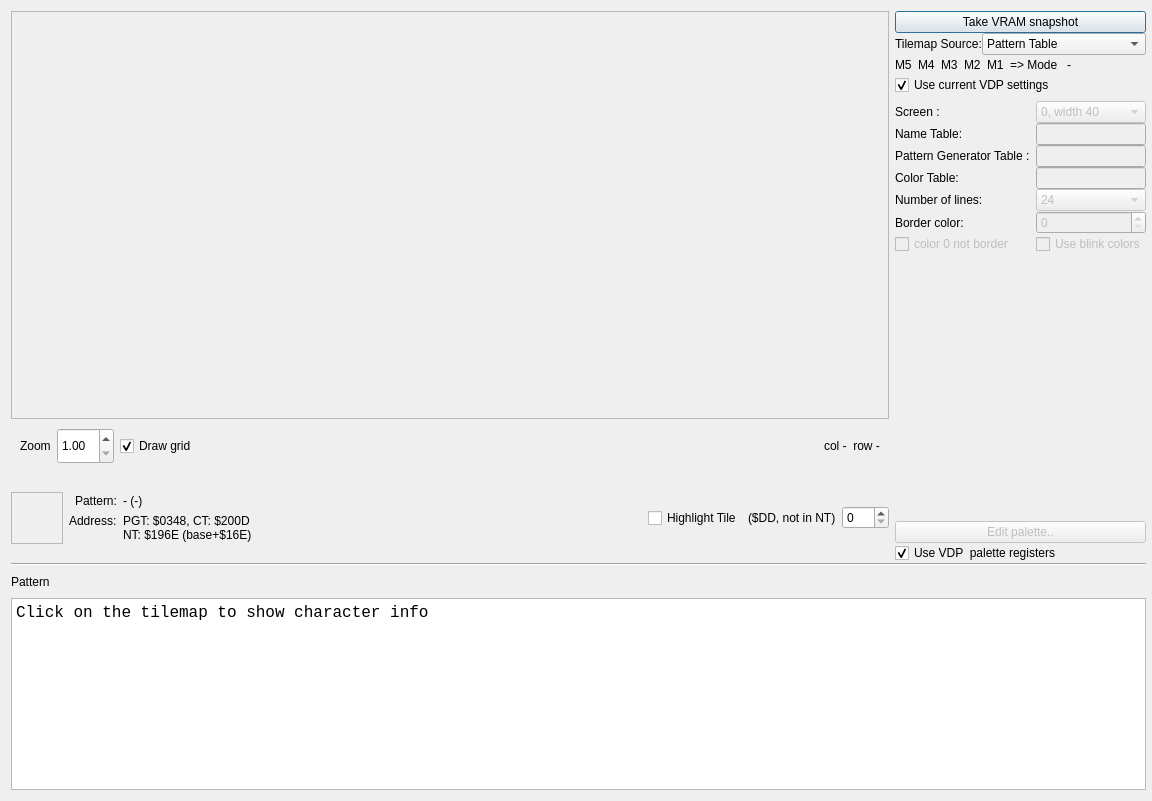
<?xml version="1.0" encoding="UTF-8"?>
<ui version="4.0">
 <class>TileViewer</class>
 <widget class="QDialog" name="TileViewer">
  <property name="geometry">
   <rect>
    <x>0</x>
    <y>0</y>
    <width>1152</width>
    <height>801</height>
   </rect>
  </property>
  <property name="windowTitle">
   <string>Dialog</string>
  </property>
  <layout class="QHBoxLayout" name="horizontalLayout">
   <property name="rightMargin">
    <number>6</number>
   </property>
   <item>
    <layout class="QGridLayout" name="gridLayout" rowstretch="1,0" columnstretch="1,0" rowminimumheight="0,0">
     <property name="sizeConstraint">
      <enum>QLayout::SetDefaultConstraint</enum>
     </property>
     <property name="spacing">
      <number>0</number>
     </property>
     <item row="1" column="0" colspan="2">
      <widget class="QWidget" name="widget_4" native="true">
       <property name="sizePolicy">
        <sizepolicy hsizetype="Expanding" vsizetype="Fixed">
         <horstretch>0</horstretch>
         <verstretch>0</verstretch>
        </sizepolicy>
       </property>
       <property name="minimumSize">
        <size>
         <width>0</width>
         <height>200</height>
        </size>
       </property>
       <property name="maximumSize">
        <size>
         <width>16777215</width>
         <height>248</height>
        </size>
       </property>
       <layout class="QVBoxLayout" name="verticalLayout_7">
        <property name="spacing">
         <number>0</number>
        </property>
        <property name="leftMargin">
         <number>0</number>
        </property>
        <property name="topMargin">
         <number>0</number>
        </property>
        <property name="rightMargin">
         <number>0</number>
        </property>
        <property name="bottomMargin">
         <number>0</number>
        </property>
        <item>
         <widget class="Line" name="line">
          <property name="sizePolicy">
           <sizepolicy hsizetype="Expanding" vsizetype="Fixed">
            <horstretch>0</horstretch>
            <verstretch>0</verstretch>
           </sizepolicy>
          </property>
          <property name="minimumSize">
           <size>
            <width>880</width>
            <height>3</height>
           </size>
          </property>
          <property name="orientation">
           <enum>Qt::Horizontal</enum>
          </property>
         </widget>
        </item>
        <item>
         <layout class="QHBoxLayout" name="horizontalLayout_9" stretch="0,0,0">
          <property name="spacing">
           <number>12</number>
          </property>
          <property name="sizeConstraint">
           <enum>QLayout::SetDefaultConstraint</enum>
          </property>
          <item>
           <widget class="QLabel" name="label_12">
            <property name="sizePolicy">
             <sizepolicy hsizetype="Preferred" vsizetype="Fixed">
              <horstretch>0</horstretch>
              <verstretch>0</verstretch>
             </sizepolicy>
            </property>
            <property name="minimumSize">
             <size>
              <width>0</width>
              <height>32</height>
             </size>
            </property>
            <property name="maximumSize">
             <size>
              <width>16777215</width>
              <height>32</height>
             </size>
            </property>
            <property name="text">
             <string>Pattern</string>
            </property>
           </widget>
          </item>
          <item>
           <widget class="QLabel" name="label_clickedcharimage">
            <property name="sizePolicy">
             <sizepolicy hsizetype="Preferred" vsizetype="Fixed">
              <horstretch>0</horstretch>
              <verstretch>0</verstretch>
             </sizepolicy>
            </property>
            <property name="minimumSize">
             <size>
              <width>32</width>
              <height>32</height>
             </size>
            </property>
            <property name="maximumSize">
             <size>
              <width>32</width>
              <height>32</height>
             </size>
            </property>
            <property name="text">
             <string/>
            </property>
           </widget>
          </item>
          <item>
           <spacer name="horizontalSpacer_5">
            <property name="orientation">
             <enum>Qt::Horizontal</enum>
            </property>
            <property name="sizeHint" stdset="0">
             <size>
              <width>40</width>
              <height>32</height>
             </size>
            </property>
           </spacer>
          </item>
         </layout>
        </item>
        <item>
         <widget class="QPlainTextEdit" name="plainTextEdit">
          <property name="sizePolicy">
           <sizepolicy hsizetype="Expanding" vsizetype="Fixed">
            <horstretch>0</horstretch>
            <verstretch>0</verstretch>
           </sizepolicy>
          </property>
          <property name="minimumSize">
           <size>
            <width>880</width>
            <height>180</height>
           </size>
          </property>
          <property name="font">
           <font>
            <family>Monospace</family>
            <pointsize>12</pointsize>
           </font>
          </property>
          <property name="plainText">
           <string>Click on the tilemap to show character info</string>
          </property>
         </widget>
        </item>
       </layout>
      </widget>
     </item>
     <item row="0" column="0">
      <widget class="QWidget" name="widget" native="true">
       <property name="sizePolicy">
        <sizepolicy hsizetype="Expanding" vsizetype="Expanding">
         <horstretch>0</horstretch>
         <verstretch>0</verstretch>
        </sizepolicy>
       </property>
       <layout class="QHBoxLayout" name="horizontalLayout_2">
        <property name="spacing">
         <number>0</number>
        </property>
        <property name="leftMargin">
         <number>0</number>
        </property>
        <property name="topMargin">
         <number>0</number>
        </property>
        <property name="rightMargin">
         <number>6</number>
        </property>
        <property name="bottomMargin">
         <number>0</number>
        </property>
        <item>
         <layout class="QVBoxLayout" name="verticalLayout_6">
          <property name="spacing">
           <number>0</number>
          </property>
          <item>
           <widget class="QScrollArea" name="scrollArea">
            <property name="widgetResizable">
             <bool>true</bool>
            </property>
            <widget class="QWidget" name="scrollAreaWidgetContents">
             <property name="geometry">
              <rect>
               <x>0</x>
               <y>0</y>
               <width>784</width>
               <height>408</height>
              </rect>
             </property>
            </widget>
           </widget>
          </item>
          <item>
           <widget class="QWidget" name="widget_6" native="true">
            <property name="sizePolicy">
             <sizepolicy hsizetype="Minimum" vsizetype="Fixed">
              <horstretch>0</horstretch>
              <verstretch>0</verstretch>
             </sizepolicy>
            </property>
            <property name="minimumSize">
             <size>
              <width>550</width>
              <height>54</height>
             </size>
            </property>
            <layout class="QHBoxLayout" name="horizontalLayout_5">
             <item>
              <widget class="QLabel" name="label_9">
               <property name="sizePolicy">
                <sizepolicy hsizetype="Preferred" vsizetype="Preferred">
                 <horstretch>0</horstretch>
                 <verstretch>0</verstretch>
                </sizepolicy>
               </property>
               <property name="text">
                <string>Zoom</string>
               </property>
              </widget>
             </item>
             <item>
              <widget class="QDoubleSpinBox" name="zoomLevel">
               <property name="sizePolicy">
                <sizepolicy hsizetype="Minimum" vsizetype="Preferred">
                 <horstretch>0</horstretch>
                 <verstretch>0</verstretch>
                </sizepolicy>
               </property>
               <property name="decimals">
                <number>2</number>
               </property>
               <property name="minimum">
                <double>1.000000000000000</double>
               </property>
               <property name="maximum">
                <double>16.000000000000000</double>
               </property>
               <property name="singleStep">
                <double>0.250000000000000</double>
               </property>
              </widget>
             </item>
             <item>
              <widget class="QCheckBox" name="cb_drawgrid">
               <property name="sizePolicy">
                <sizepolicy hsizetype="Minimum" vsizetype="Preferred">
                 <horstretch>0</horstretch>
                 <verstretch>0</verstretch>
                </sizepolicy>
               </property>
               <property name="text">
                <string>Draw grid</string>
               </property>
               <property name="checked">
                <bool>true</bool>
               </property>
              </widget>
             </item>
             <item>
              <spacer name="horizontalSpacer">
               <property name="orientation">
                <enum>Qt::Horizontal</enum>
               </property>
               <property name="sizeType">
                <enum>QSizePolicy::MinimumExpanding</enum>
               </property>
               <property name="sizeHint" stdset="0">
                <size>
                 <width>0</width>
                 <height>20</height>
                </size>
               </property>
              </spacer>
             </item>
             <item>
              <widget class="QLabel" name="label_mouseover">
               <property name="sizePolicy">
                <sizepolicy hsizetype="Preferred" vsizetype="Preferred">
                 <horstretch>0</horstretch>
                 <verstretch>0</verstretch>
                </sizepolicy>
               </property>
               <property name="text">
                <string>col -  row -</string>
               </property>
              </widget>
             </item>
            </layout>
           </widget>
          </item>
          <item>
           <widget class="QWidget" name="widget_3" native="true">
            <property name="sizePolicy">
             <sizepolicy hsizetype="Minimum" vsizetype="Fixed">
              <horstretch>0</horstretch>
              <verstretch>0</verstretch>
             </sizepolicy>
            </property>
            <property name="minimumSize">
             <size>
              <width>0</width>
              <height>90</height>
             </size>
            </property>
            <property name="maximumSize">
             <size>
              <width>16777215</width>
              <height>90</height>
             </size>
            </property>
            <layout class="QHBoxLayout" name="horizontalLayout_7" stretch="0,0,1,0">
             <property name="spacing">
              <number>6</number>
             </property>
             <property name="leftMargin">
              <number>0</number>
             </property>
             <property name="topMargin">
              <number>0</number>
             </property>
             <property name="rightMargin">
              <number>0</number>
             </property>
             <property name="bottomMargin">
              <number>0</number>
             </property>
             <item>
              <widget class="QFrame" name="frame_5">
               <property name="sizePolicy">
                <sizepolicy hsizetype="Fixed" vsizetype="Fixed">
                 <horstretch>0</horstretch>
                 <verstretch>0</verstretch>
                </sizepolicy>
               </property>
               <property name="minimumSize">
                <size>
                 <width>50</width>
                 <height>50</height>
                </size>
               </property>
               <property name="frameShape">
                <enum>QFrame::StyledPanel</enum>
               </property>
               <property name="frameShadow">
                <enum>QFrame::Sunken</enum>
               </property>
               <property name="lineWidth">
                <number>2</number>
               </property>
               <property name="midLineWidth">
                <number>1</number>
               </property>
               <layout class="QVBoxLayout" name="verticalLayout_8">
                <item>
                 <widget class="QLabel" name="label_characterimage">
                  <property name="sizePolicy">
                   <sizepolicy hsizetype="Minimum" vsizetype="Fixed">
                    <horstretch>0</horstretch>
                    <verstretch>0</verstretch>
                   </sizepolicy>
                  </property>
                  <property name="minimumSize">
                   <size>
                    <width>32</width>
                    <height>32</height>
                   </size>
                  </property>
                  <property name="maximumSize">
                   <size>
                    <width>32</width>
                    <height>32</height>
                   </size>
                  </property>
                 </widget>
                </item>
               </layout>
              </widget>
             </item>
             <item>
              <layout class="QFormLayout" name="formLayout_2">
               <property name="sizeConstraint">
                <enum>QLayout::SetDefaultConstraint</enum>
               </property>
               <property name="fieldGrowthPolicy">
                <enum>QFormLayout::AllNonFixedFieldsGrow</enum>
               </property>
               <property name="rowWrapPolicy">
                <enum>QFormLayout::WrapLongRows</enum>
               </property>
               <property name="labelAlignment">
                <set>Qt::AlignRight|Qt::AlignTrailing|Qt::AlignVCenter</set>
               </property>
               <property name="formAlignment">
                <set>Qt::AlignVCenter|Qt::AlignLeading|Qt::AlignLeft</set>
               </property>
               <property name="leftMargin">
                <number>0</number>
               </property>
               <property name="topMargin">
                <number>6</number>
               </property>
               <property name="rightMargin">
                <number>0</number>
               </property>
               <property name="bottomMargin">
                <number>6</number>
               </property>
               <item row="0" column="0">
                <widget class="QLabel" name="label_10">
                 <property name="sizePolicy">
                  <sizepolicy hsizetype="Fixed" vsizetype="Fixed">
                   <horstretch>0</horstretch>
                   <verstretch>0</verstretch>
                  </sizepolicy>
                 </property>
                 <property name="text">
                  <string>Pattern:</string>
                 </property>
                </widget>
               </item>
               <item row="0" column="1">
                <widget class="QLabel" name="label_charpat">
                 <property name="sizePolicy">
                  <sizepolicy hsizetype="Fixed" vsizetype="Fixed">
                   <horstretch>0</horstretch>
                   <verstretch>0</verstretch>
                  </sizepolicy>
                 </property>
                 <property name="text">
                  <string>- (-)</string>
                 </property>
                </widget>
               </item>
               <item row="1" column="0">
                <widget class="QLabel" name="label_11">
                 <property name="sizePolicy">
                  <sizepolicy hsizetype="Fixed" vsizetype="Fixed">
                   <horstretch>0</horstretch>
                   <verstretch>0</verstretch>
                  </sizepolicy>
                 </property>
                 <property name="text">
                  <string>Address:</string>
                 </property>
                </widget>
               </item>
               <item row="1" column="1">
                <widget class="QLabel" name="label_charadr">
                 <property name="sizePolicy">
                  <sizepolicy hsizetype="Fixed" vsizetype="Fixed">
                   <horstretch>0</horstretch>
                   <verstretch>0</verstretch>
                  </sizepolicy>
                 </property>
                 <property name="minimumSize">
                  <size>
                   <width>150</width>
                   <height>0</height>
                  </size>
                 </property>
                 <property name="text">
                  <string>PGT: $0348, CT: $200D
NT: $196E (base+$16E)</string>
                 </property>
                </widget>
               </item>
              </layout>
             </item>
             <item>
              <spacer name="horizontalSpacer_2">
               <property name="orientation">
                <enum>Qt::Horizontal</enum>
               </property>
               <property name="sizeType">
                <enum>QSizePolicy::MinimumExpanding</enum>
               </property>
               <property name="sizeHint" stdset="0">
                <size>
                 <width>0</width>
                 <height>20</height>
                </size>
               </property>
              </spacer>
             </item>
             <item>
              <layout class="QHBoxLayout" name="horizontalLayout_3">
               <property name="sizeConstraint">
                <enum>QLayout::SetMinimumSize</enum>
               </property>
               <item>
                <widget class="QCheckBox" name="cb_highlight">
                 <property name="text">
                  <string>Highlight Tile</string>
                 </property>
                </widget>
               </item>
               <item>
                <widget class="QLabel" name="label_highligtinfo">
                 <property name="sizePolicy">
                  <sizepolicy hsizetype="Preferred" vsizetype="Fixed">
                   <horstretch>0</horstretch>
                   <verstretch>0</verstretch>
                  </sizepolicy>
                 </property>
                 <property name="minimumSize">
                  <size>
                   <width>0</width>
                   <height>0</height>
                  </size>
                 </property>
                 <property name="text">
                  <string>($DD, not in NT)</string>
                 </property>
                </widget>
               </item>
               <item>
                <widget class="QSpinBox" name="sp_highlight">
                 <property name="maximum">
                  <number>255</number>
                 </property>
                 <property name="value">
                  <number>0</number>
                 </property>
                </widget>
               </item>
              </layout>
             </item>
            </layout>
           </widget>
          </item>
         </layout>
        </item>
       </layout>
      </widget>
     </item>
     <item row="0" column="1">
      <widget class="QWidget" name="widget_5" native="true">
       <property name="sizePolicy">
        <sizepolicy hsizetype="Fixed" vsizetype="Expanding">
         <horstretch>0</horstretch>
         <verstretch>0</verstretch>
        </sizepolicy>
       </property>
       <layout class="QVBoxLayout" name="verticalLayout_3">
        <property name="spacing">
         <number>0</number>
        </property>
        <property name="leftMargin">
         <number>0</number>
        </property>
        <property name="topMargin">
         <number>0</number>
        </property>
        <property name="rightMargin">
         <number>0</number>
        </property>
        <property name="bottomMargin">
         <number>0</number>
        </property>
        <item>
         <widget class="QWidget" name="widget_2" native="true">
          <property name="sizePolicy">
           <sizepolicy hsizetype="Expanding" vsizetype="Fixed">
            <horstretch>0</horstretch>
            <verstretch>0</verstretch>
           </sizepolicy>
          </property>
         </widget>
        </item>
        <item>
         <layout class="QVBoxLayout" name="verticalLayout_4">
          <property name="sizeConstraint">
           <enum>QLayout::SetFixedSize</enum>
          </property>
          <item>
           <widget class="QPushButton" name="refreshButton">
            <property name="sizePolicy">
             <sizepolicy hsizetype="Expanding" vsizetype="Fixed">
              <horstretch>0</horstretch>
              <verstretch>0</verstretch>
             </sizepolicy>
            </property>
            <property name="text">
             <string>Take VRAM snapshot</string>
            </property>
           </widget>
          </item>
          <item>
           <layout class="QVBoxLayout" name="verticalLayout_2">
            <item>
             <layout class="QHBoxLayout" name="horizontalLayout_4">
              <item>
               <widget class="QLabel" name="label_6">
                <property name="text">
                 <string>Tilemap Source:</string>
                </property>
               </widget>
              </item>
              <item>
               <widget class="QComboBox" name="cb_tilemapsource">
                <property name="sizePolicy">
                 <sizepolicy hsizetype="Expanding" vsizetype="Fixed">
                  <horstretch>0</horstretch>
                  <verstretch>0</verstretch>
                 </sizepolicy>
                </property>
                <item>
                 <property name="text">
                  <string>Pattern Table</string>
                 </property>
                </item>
                <item>
                 <property name="text">
                  <string>Name Table</string>
                 </property>
                </item>
                <item>
                 <property name="text">
                  <string>Name Table + Overlay</string>
                 </property>
                </item>
               </widget>
              </item>
             </layout>
            </item>
           </layout>
          </item>
          <item>
           <layout class="QHBoxLayout" name="horizontalLayout_6">
            <property name="spacing">
             <number>6</number>
            </property>
            <item>
             <widget class="QLabel" name="label_M5">
              <property name="text">
               <string>M5</string>
              </property>
             </widget>
            </item>
            <item>
             <widget class="QLabel" name="label_M4">
              <property name="text">
               <string>M4</string>
              </property>
             </widget>
            </item>
            <item>
             <widget class="QLabel" name="label_M3">
              <property name="text">
               <string>M3</string>
              </property>
             </widget>
            </item>
            <item>
             <widget class="QLabel" name="label_M2">
              <property name="text">
               <string>M2</string>
              </property>
             </widget>
            </item>
            <item>
             <widget class="QLabel" name="label_M1">
              <property name="text">
               <string>M1</string>
              </property>
             </widget>
            </item>
            <item>
             <widget class="QLabel" name="label_8">
              <property name="text">
               <string>=&gt; Mode </string>
              </property>
             </widget>
            </item>
            <item>
             <widget class="QLabel" name="label_screenmode">
              <property name="text">
               <string>-</string>
              </property>
             </widget>
            </item>
            <item>
             <spacer name="horizontalSpacer_6">
              <property name="orientation">
               <enum>Qt::Horizontal</enum>
              </property>
              <property name="sizeHint" stdset="0">
               <size>
                <width>40</width>
                <height>20</height>
               </size>
              </property>
             </spacer>
            </item>
           </layout>
          </item>
          <item>
           <widget class="QCheckBox" name="useVDPRegisters">
            <property name="text">
             <string>Use current VDP settings</string>
            </property>
            <property name="checked">
             <bool>true</bool>
            </property>
           </widget>
          </item>
         </layout>
        </item>
        <item>
         <layout class="QFormLayout" name="formLayout">
          <property name="sizeConstraint">
           <enum>QLayout::SetFixedSize</enum>
          </property>
          <property name="horizontalSpacing">
           <number>6</number>
          </property>
          <property name="leftMargin">
           <number>0</number>
          </property>
          <property name="topMargin">
           <number>6</number>
          </property>
          <property name="rightMargin">
           <number>0</number>
          </property>
          <property name="bottomMargin">
           <number>0</number>
          </property>
          <item row="0" column="0">
           <widget class="QLabel" name="label_5">
            <property name="text">
             <string>Screen :</string>
            </property>
           </widget>
          </item>
          <item row="0" column="1">
           <widget class="QComboBox" name="cb_screen">
            <property name="enabled">
             <bool>false</bool>
            </property>
            <property name="sizePolicy">
             <sizepolicy hsizetype="Expanding" vsizetype="Fixed">
              <horstretch>0</horstretch>
              <verstretch>0</verstretch>
             </sizepolicy>
            </property>
            <item>
             <property name="text">
              <string>0, width 40</string>
             </property>
            </item>
            <item>
             <property name="text">
              <string>0, width 80</string>
             </property>
            </item>
            <item>
             <property name="text">
              <string>1</string>
             </property>
            </item>
            <item>
             <property name="text">
              <string>2</string>
             </property>
            </item>
            <item>
             <property name="text">
              <string>3</string>
             </property>
            </item>
            <item>
             <property name="text">
              <string>4</string>
             </property>
            </item>
            <item>
             <property name="text">
              <string>not tile based</string>
             </property>
            </item>
           </widget>
          </item>
          <item row="1" column="0">
           <widget class="QLabel" name="label_2">
            <property name="text">
             <string>Name Table:</string>
            </property>
           </widget>
          </item>
          <item row="1" column="1">
           <widget class="QLineEdit" name="le_nametable">
            <property name="enabled">
             <bool>false</bool>
            </property>
           </widget>
          </item>
          <item row="2" column="0">
           <widget class="QLabel" name="label_3">
            <property name="text">
             <string>Pattern Generator Table :</string>
            </property>
           </widget>
          </item>
          <item row="2" column="1">
           <widget class="QLineEdit" name="le_patterntable">
            <property name="enabled">
             <bool>false</bool>
            </property>
           </widget>
          </item>
          <item row="3" column="0">
           <widget class="QLabel" name="label_4">
            <property name="text">
             <string>Color Table:</string>
            </property>
           </widget>
          </item>
          <item row="3" column="1">
           <widget class="QLineEdit" name="le_colortable">
            <property name="enabled">
             <bool>false</bool>
            </property>
           </widget>
          </item>
          <item row="4" column="0">
           <widget class="QLabel" name="label_7">
            <property name="text">
             <string>Number of lines:</string>
            </property>
           </widget>
          </item>
          <item row="4" column="1">
           <widget class="QComboBox" name="cb_screenrows">
            <property name="enabled">
             <bool>false</bool>
            </property>
            <property name="toolTip">
             <string>In TEXT2 and GRAPH3 extra lines can be displayed</string>
            </property>
            <item>
             <property name="text">
              <string>24</string>
             </property>
            </item>
            <item>
             <property name="text">
              <string>26.5</string>
             </property>
            </item>
            <item>
             <property name="text">
              <string>32</string>
             </property>
            </item>
           </widget>
          </item>
          <item row="6" column="1">
           <widget class="QCheckBox" name="cb_blinkcolors">
            <property name="enabled">
             <bool>false</bool>
            </property>
            <property name="toolTip">
             <string>In TEXT2 alternate (blink)colors can be used</string>
            </property>
            <property name="text">
             <string>Use blink colors</string>
            </property>
           </widget>
          </item>
          <item row="6" column="0">
           <widget class="QCheckBox" name="cb_color0">
            <property name="enabled">
             <bool>false</bool>
            </property>
            <property name="toolTip">
             <string>Normaly color 0 will be the border color, check this to use the actual color 0 from the VDP</string>
            </property>
            <property name="text">
             <string>color 0 not border</string>
            </property>
           </widget>
          </item>
          <item row="5" column="1">
           <widget class="QSpinBox" name="sp_bordercolor">
            <property name="enabled">
             <bool>false</bool>
            </property>
            <property name="maximum">
             <number>15</number>
            </property>
            <property name="value">
             <number>0</number>
            </property>
           </widget>
          </item>
          <item row="5" column="0">
           <widget class="QLabel" name="label_14">
            <property name="text">
             <string>Border color:</string>
            </property>
           </widget>
          </item>
         </layout>
        </item>
        <item>
         <spacer name="verticalSpacer">
          <property name="orientation">
           <enum>Qt::Vertical</enum>
          </property>
          <property name="sizeHint" stdset="0">
           <size>
            <width>20</width>
            <height>40</height>
           </size>
          </property>
         </spacer>
        </item>
        <item>
         <layout class="QVBoxLayout" name="verticalLayout_5">
          <property name="sizeConstraint">
           <enum>QLayout::SetFixedSize</enum>
          </property>
          <item>
           <widget class="QPushButton" name="editPaletteButton">
            <property name="enabled">
             <bool>false</bool>
            </property>
            <property name="text">
             <string>Edit palette..</string>
            </property>
           </widget>
          </item>
          <item>
           <widget class="QCheckBox" name="useVDPPalette">
            <property name="text">
             <string>Use VDP  palette registers</string>
            </property>
            <property name="checked">
             <bool>true</bool>
            </property>
           </widget>
          </item>
         </layout>
        </item>
       </layout>
      </widget>
     </item>
    </layout>
   </item>
  </layout>
 </widget>
 <resources/>
 <connections/>
</ui>
